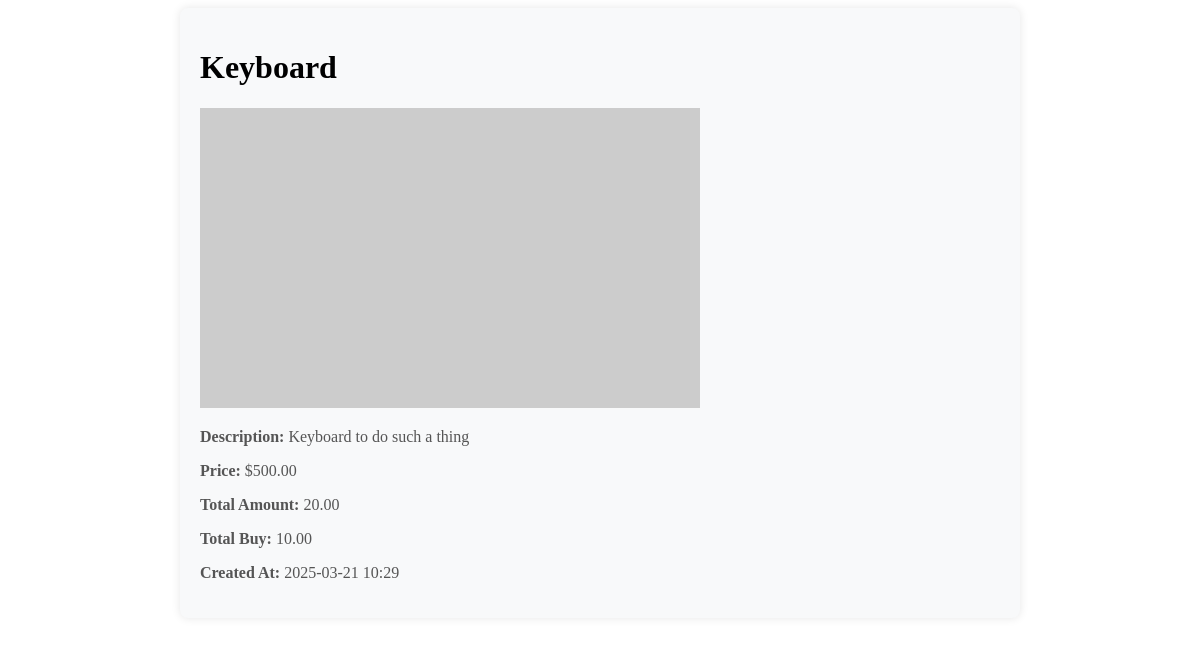
Page /product/byId/1/ on the committed database.
### app/models.py (models this page shows, shortened)
class Product(models.Model):
    name = models.CharField(max_length=255)
    description = models.TextField()
    price = models.DecimalField(max_digits=10, decimal_places=2)
    product_amount = models.DecimalField(max_digits=10, decimal_places=2, default = 0)
    total_buy = models.DecimalField(max_digits=10, decimal_places=2, default = 0)
    created_at = models.DateTimeField(auto_now_add=True)

### app/views.py (the view)
# urls.py: path('product/byId/<int:product_id>/', product_detail, name='product_detail'),
def product_detail(request, product_id):
    product = get_object_or_404(Product, id=product_id)
    return render(request, 'product_detail.html', {'product': product})

### app/templates/product_detail.html (shortened to what this page needs)
<!DOCTYPE html>
<html lang="en">
<head>
</head>
<body>
    <div class="product-detail">
        <h1>{{ product.name }}</h1>
        <img src="https://picsum.photos/500/300?random={{ product.id }}" alt="Product Image">
        <p class="product-info"><strong>Description:</strong> {{ product.description }}</p>
        <p class="product-info"><strong>Price:</strong> ${{ product.price }}</p>
        <p class="product-info"><strong>Total Amount:</strong> {{ product.product_amount }}</p>
        <p class="product-info"><strong>Total Buy:</strong> {{ product.total_buy }}</p>
        <p class="product-info"><strong>Created At:</strong> {{ product.created_at|date:"Y-m-d H:i" }}</p>
    </div>
</body>
</html>

### app/templates/product_detail.html (style rules this page uses)
.product-detail { width: 80%; max-width: 800px; margin: 0 auto; padding: 20px; background-color: #f8f9fa; border-radius: 8px; box-shadow: 0px 0px 10px rgba(0, 0, 0, 0.1); }
h1 { color: black; }
.product-info { font-size: 16px; color: #555; }

### rows in the picture
Product: name "Keyboard", description "Keyboard to do such a thing", price "500.00", product_amount "20.00", total_buy "10.00", created_at "2025-03-21 10:29"
